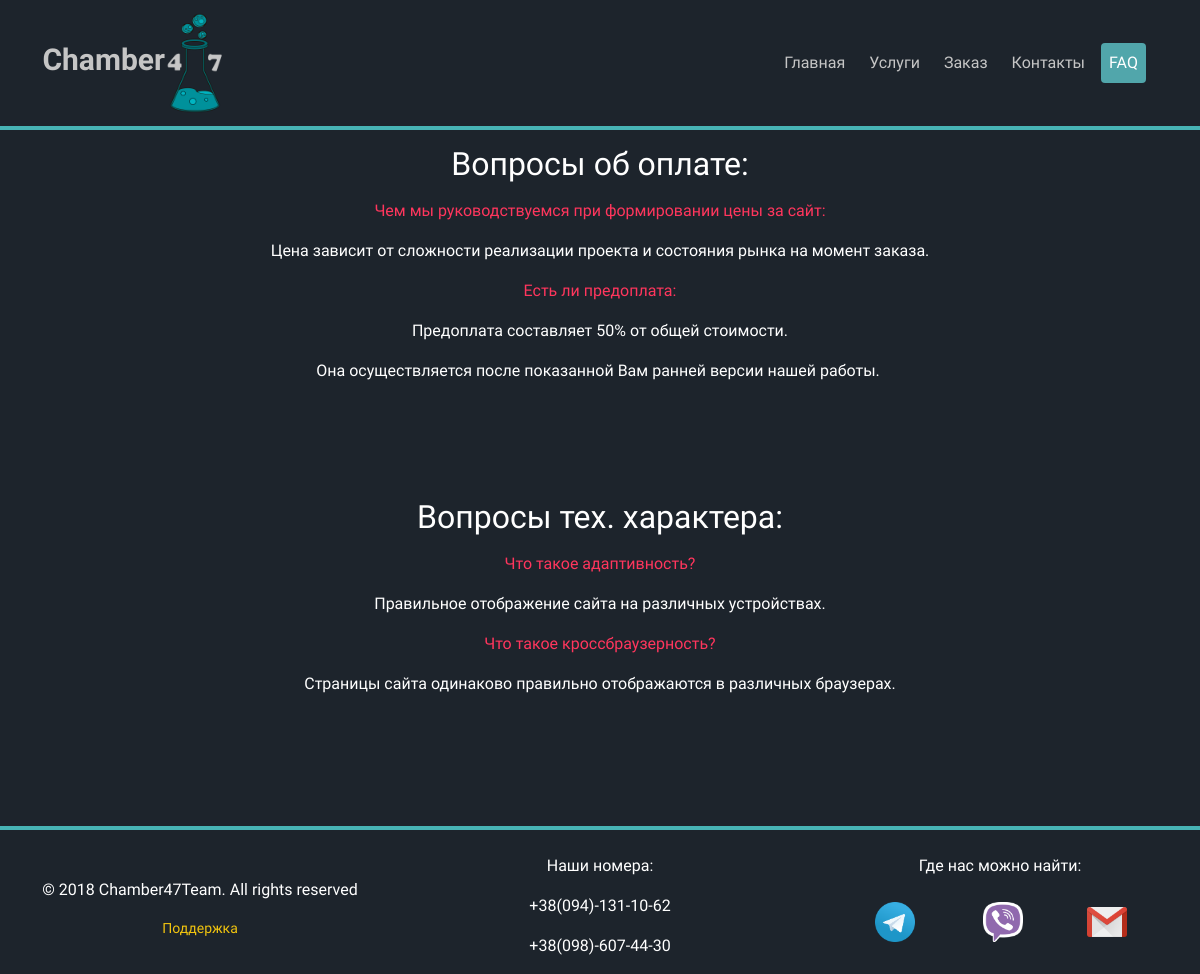
Page /main/faq on the committed database.
### main_app/models.py (models this page shows, shortened)
class FAQ(models.Model):
    class Meta:
        ordering = ['section']
        verbose_name = 'Вопрос/Ответ'
        verbose_name_plural = 'Вопросы/Ответы'
    section = models.CharField(max_length=100, db_index=True, verbose_name='Название раздела')
    description = RichTextUploadingField(blank=True, verbose_name='Описание')

### main_app/views.py (the view)
# urls.py: path('faq', views.faq, name='faq'),
def faq(request):
    faq_elements = FAQ.objects.all()
    return render(request, 'main_app/f_a_q.html', {
        'faq_elements': faq_elements
    })

### templates/main_app/f_a_q.html (shortened to what this page needs)
{% extends 'base.html' %}
    {% block main_menu %}
        <li class="nav-item">
            <a class="nav-link" href="{% url 'main_app:index' %}">Главная</a>
        </li>
        <li class="nav-item">
            <a class="nav-link" href="{% url 'main_app:service_list' %}">Услуги</a>
        </li>
        <li class="nav-item">
            <a class="nav-link" href="{% url 'forms_app:order' %}">Заказ</a>
        </li>
        <li class="nav-item">
            <a class="nav-link" href="{% url 'main_app:contacts' %}">Контакты</a>
        </li>
        <li class="nav-item  active">
            <a class="nav-link" href="{% url 'main_app:faq' %}">FAQ</a>
        </li>
    {% endblock %}
    {% block content %}
        {% for faq in faq_elements %}
            <div class="col-12" align="center">
                <h2>{{ faq.section }}</h2>
                {% autoescape off %}
                    <p>{{ faq.description }}</p>
                {% endautoescape %}
            </div>
        {% endfor %}
    {% endblock %}

### rows in the picture
FAQ: section "Вопросы об оплате:", description "Чем мы руководствуемся при формировании цены за сайт: Цена зависит от сложности реализации проекта и состояния рынка на момент заказа. Есть ли предоплата: Предоплата составляет 50% от общей стоимости. Она осуществляется после показанной Вам ранней версии нашей работы."
FAQ: section "Вопросы тех. характера:", description "Что такое адаптивность? Правильное отображение сайта на различных устройствах. Что такое кроссбраузерность? Страницы сайта одинаково правильно отображаются в различных браузерах."
